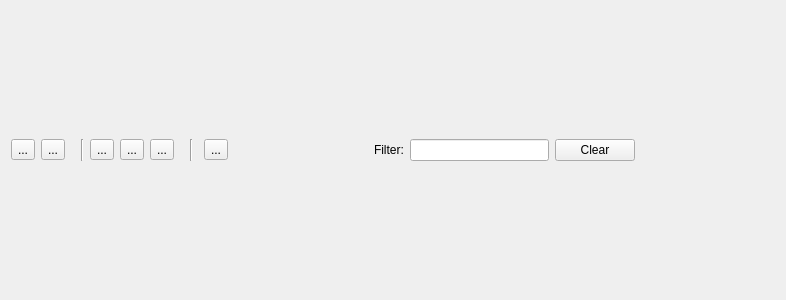
<?xml version="1.0" encoding="UTF-8"?>
<ui version="4.0">
 <class>UAVObjectBrowser</class>
 <widget class="QWidget" name="UAVObjectBrowser">
  <property name="geometry">
   <rect>
    <x>0</x>
    <y>0</y>
    <width>786</width>
    <height>300</height>
   </rect>
  </property>
  <property name="windowTitle">
   <string>Form</string>
  </property>
  <layout class="QVBoxLayout" name="verticalLayout">
   <item>
    <layout class="QHBoxLayout" name="horizontalLayout">
     <item>
      <widget class="QToolButton" name="requestButton">
       <property name="toolTip">
        <string>Request</string>
       </property>
       <property name="text">
        <string>...</string>
       </property>
       <property name="icon">
        <iconset resource="uavobjectbrowser.qrc">
         <normaloff>:/uavobjectbrowser/images/down_alt.png</normaloff>:/uavobjectbrowser/images/down_alt.png</iconset>
       </property>
       <property name="iconSize">
        <size>
         <width>32</width>
         <height>32</height>
        </size>
       </property>
       <property name="checkable">
        <bool>false</bool>
       </property>
       <property name="checked">
        <bool>false</bool>
       </property>
      </widget>
     </item>
     <item>
      <widget class="QToolButton" name="sendButton">
       <property name="toolTip">
        <string>Send</string>
       </property>
       <property name="text">
        <string>...</string>
       </property>
       <property name="icon">
        <iconset resource="uavobjectbrowser.qrc">
         <normaloff>:/uavobjectbrowser/images/up_alt.png</normaloff>:/uavobjectbrowser/images/up_alt.png</iconset>
       </property>
       <property name="iconSize">
        <size>
         <width>32</width>
         <height>32</height>
        </size>
       </property>
      </widget>
     </item>
     <item>
      <spacer name="horizontalSpacer">
       <property name="orientation">
        <enum>Qt::Horizontal</enum>
       </property>
       <property name="sizeType">
        <enum>QSizePolicy::Preferred</enum>
       </property>
       <property name="sizeHint" stdset="0">
        <size>
         <width>10</width>
         <height>20</height>
        </size>
       </property>
      </spacer>
     </item>
     <item>
      <widget class="Line" name="line">
       <property name="orientation">
        <enum>Qt::Vertical</enum>
       </property>
      </widget>
     </item>
     <item>
      <widget class="QToolButton" name="readSDButton">
       <property name="toolTip">
        <string>Load</string>
       </property>
       <property name="text">
        <string>...</string>
       </property>
       <property name="icon">
        <iconset resource="uavobjectbrowser.qrc">
         <normaloff>:/uavobjectbrowser/images/install.png</normaloff>:/uavobjectbrowser/images/install.png</iconset>
       </property>
       <property name="iconSize">
        <size>
         <width>32</width>
         <height>32</height>
        </size>
       </property>
      </widget>
     </item>
     <item>
      <widget class="QToolButton" name="saveSDButton">
       <property name="toolTip">
        <string>Save</string>
       </property>
       <property name="text">
        <string>...</string>
       </property>
       <property name="icon">
        <iconset resource="uavobjectbrowser.qrc">
         <normaloff>:/uavobjectbrowser/images/remove.png</normaloff>:/uavobjectbrowser/images/remove.png</iconset>
       </property>
       <property name="iconSize">
        <size>
         <width>32</width>
         <height>32</height>
        </size>
       </property>
      </widget>
     </item>
     <item>
      <widget class="QToolButton" name="eraseSDButton">
       <property name="toolTip">
        <string>Erase</string>
       </property>
       <property name="text">
        <string>...</string>
       </property>
       <property name="icon">
        <iconset resource="uavobjectbrowser.qrc">
         <normaloff>:/uavobjectbrowser/images/trash.png</normaloff>:/uavobjectbrowser/images/trash.png</iconset>
       </property>
       <property name="iconSize">
        <size>
         <width>32</width>
         <height>32</height>
        </size>
       </property>
      </widget>
     </item>
     <item>
      <spacer name="horizontalSpacer_5">
       <property name="orientation">
        <enum>Qt::Horizontal</enum>
       </property>
       <property name="sizeType">
        <enum>QSizePolicy::Preferred</enum>
       </property>
       <property name="sizeHint" stdset="0">
        <size>
         <width>10</width>
         <height>20</height>
        </size>
       </property>
      </spacer>
     </item>
     <item>
      <widget class="Line" name="line_2">
       <property name="orientation">
        <enum>Qt::Vertical</enum>
       </property>
      </widget>
     </item>
     <item>
      <spacer name="horizontalSpacer_8">
       <property name="orientation">
        <enum>Qt::Horizontal</enum>
       </property>
       <property name="sizeType">
        <enum>QSizePolicy::Preferred</enum>
       </property>
       <property name="sizeHint" stdset="0">
        <size>
         <width>5</width>
         <height>20</height>
        </size>
       </property>
      </spacer>
     </item>
     <item>
      <widget class="QToolButton" name="viewSettingsButton">
       <property name="toolTip">
        <string>View Options</string>
       </property>
       <property name="text">
        <string>...</string>
       </property>
       <property name="icon">
        <iconset resource="uavobjectbrowser.qrc">
         <normaloff>:/uavobjectbrowser/images/1343241276_eye.png</normaloff>:/uavobjectbrowser/images/1343241276_eye.png</iconset>
       </property>
       <property name="iconSize">
        <size>
         <width>32</width>
         <height>32</height>
        </size>
       </property>
      </widget>
     </item>
     <item>
      <spacer name="horizontalSpacer_3">
       <property name="orientation">
        <enum>Qt::Horizontal</enum>
       </property>
       <property name="sizeHint" stdset="0">
        <size>
         <width>40</width>
         <height>20</height>
        </size>
       </property>
      </spacer>
     </item>
     <item>
      <widget class="QLabel" name="label">
       <property name="text">
        <string>Filter:</string>
       </property>
      </widget>
     </item>
     <item>
      <widget class="QLineEdit" name="le_searchField"/>
     </item>
     <item>
      <widget class="QPushButton" name="bn_clearSearchField">
       <property name="text">
        <string>Clear</string>
       </property>
      </widget>
     </item>
     <item>
      <spacer name="horizontalSpacer_2">
       <property name="orientation">
        <enum>Qt::Horizontal</enum>
       </property>
       <property name="sizeHint" stdset="0">
        <size>
         <width>40</width>
         <height>20</height>
        </size>
       </property>
      </spacer>
     </item>
    </layout>
   </item>
  </layout>
 </widget>
 <resources>
  <include location="uavobjectbrowser.qrc"/>
 </resources>
 <connections/>
</ui>
